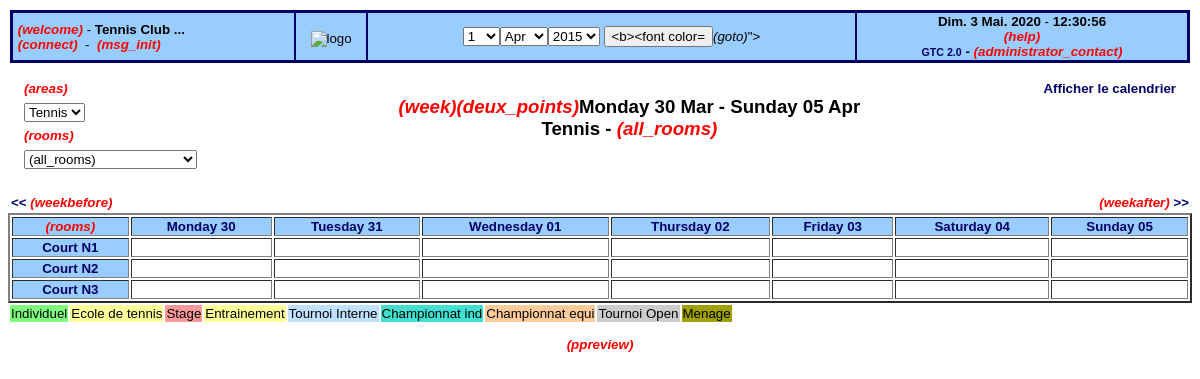
The app's page /week_all.php?year=2015&month=04&day=1&area=1 with its own data.
### tables this page shows
CREATE TABLE grr_area (id int(11) NOT NULL auto_increment,area_name varchar(30) NOT NULL default '',access char(1) NOT NULL default '', order_display smallint(6) NOT NULL default '0', ip_adr varchar(15) NOT NULL default '', morningstarts_area smallint(6) NOT NULL default '0', minute_morningstarts_area smallint(6) NOT NULL default '0',eveningends_area smallint(6) NOT NULL default '0', resolution_area smallint(6) NOT NULL default '0', eveningends_minutes_area smallint(6) NOT NULL default '0', weekstarts_area smallint(6) NOT NULL default '0', twentyfourhour_format_area smallint(6) NOT NULL default '0', calendar_default_values char(1) NOT NULL default 'y', enable_periods char(1) NOT NULL default 'n',display_days varchar(7) NOT NULL default 'yyyyyyy', group_id smallint(2) NOT NULL default '0', PRIMARY KEY  (id))AUTO_INCREMENT=1;

CREATE TABLE grr_room ( id int(11) NOT NULL auto_increment, area_id int(11) NOT NULL default '0', room_name varchar(60) NOT NULL default '', description varchar(60) NOT NULL default '', capacity int(11) NOT NULL default '0', max_booking smallint(6) NOT NULL default '-1',max_booking_week smallint(6) NOT NULL default '-1', statut_room char(1) NOT NULL default '1',  show_fic_room char(1) NOT NULL default 'n', picture_room varchar(50) NOT NULL default '', comment_room text NOT NULL, delais_max_resa_room smallint(6) NOT NULL default '-1', delais_min_resa_room smallint(6) NOT NULL default '0', allow_action_in_past char(1) NOT NULL default 'n', dont_allow_modify char(1) NOT NULL default 'n', order_display smallint(6) NOT NULL default '0', delais_option_reservation smallint(6) NOT NULL default '0', type_affichage_reser smallint(6) NOT NULL default '0', PRIMARY KEY  (id)) AUTO_INCREMENT=4;

CREATE TABLE grr_type_area ( id int(11) NOT NULL auto_increment, type_name varchar(30) NOT NULL default '', order_display smallint(6) NOT NULL default '0', couleur smallint(6) NOT NULL default '0',  type_letter char(2) NOT NULL default '', PRIMARY KEY  (id)) AUTO_INCREMENT=10;

### week_all.php (the view, shortened to what the rows shown need)
<?php
include "include/config.inc.php";
include "include/functions.inc.php";
include "include/mincals.inc.php";
require_once("./include/settings.inc.php");
if (!loadSettings())
    die("Erreur chargement settings");
include "include/language.inc.php";
if (!isset($day) or !isset($month) or !isset($year))
{
    $day   = date("d");
    $month = date("m");
    $year  = date("Y");
} else {
    settype($month,"integer");
    settype($day,"integer");
    settype($year,"integer");
}
if (($authentification_obli==0) and (!isset($_SESSION['login']))) {
    $type_session = "no_session";
} else {
    $session_login = $_SESSION['login'];
    $session_statut = $_SESSION['statut'];
    $type_session = "with_session";
}
print_header($day, $month, $year, $area, $type_session);
if (empty($room))
    $room = grr_sql_query1("select min(id) from grr_room where area_id=$area");
get_planning_area_values($area);
$time = mktime(0, 0, 0, $month, $day, $year);
$time_old = $time;
if (($weekday = (date("w", $time) - $weekstarts + 7) % 7) > 0)
{
    $time -= $weekday * 86400;
}
if (!isset($correct_heure_ete_hiver) or ($correct_heure_ete_hiver == 1)) {
    if  ((heure_ete_hiver("ete",$year,0) <= $time_old) and (heure_ete_hiver("ete",$year,0) >= $time) and ($time_old != $time))
        $decal = 3600;
    else
        $decal = 0;
    $time += $decal;
}
$day_week   = date("d", $time);
$month_week = date("m", $time);
$year_week  = date("Y", $time);
$date_start = mktime($morningstarts,0,0,$month_week,$day_week,$year_week);
$date_end = mktime($eveningends, $eveningends_minutes, 0, $month_week, $day_week+6, $year_week);
if ($_GET['pview'] != 1) {
    echo "\n<table width=\"100%\" cellspacing=15><tr><td>\n";
    echo "</td>\n";
   $cal = isset($_GET["cal"]) ? $_GET["cal"] : NULL;
}
$this_area_name = grr_sql_query1("select area_name from grr_area where id=$area");
switch ($dateformat) {
    case "fr":
    $dformat = "%A %d %b";
    break;
}
$v= mktime(0,0,0,$month,$day,$year);
$yy = date("Y",$v);
$mm = date("m",$v);
$dd = date("d",$v);
 echo "<td VALIGN=MIDDLE><h2 align=center>".get_vocab("week").get_vocab("deux_points").utf8_strftime($dformat, $date_start)." - ". utf8_strftime($dformat, $date_end)
  . "<br> $this_area_name - ".get_vocab("all_rooms")."</h2></center>\n";
if ($cal == 1)
{
echo "</td><td align='right'><a href=\"week_all.php?year=$yy&amp;month=$mm&amp;day=$dd&amp;area=$area&amp;room=$room&amp;cal=0\">Cacher le calendrier</a></td></tr></table>\n";
} else {
echo "</td><td align='right'><a href=\"week_all.php?year=$yy&amp;month=$mm&amp;day=$dd&amp;area=$area&amp;room=$room&amp;cal=1\">Afficher le calendrier</a></td></tr></table>\n";
}
echo "\n<table border=2 width=\"100%\">\n<tr>";
$sql = "select room_name, capacity, id, description, statut_room from grr_room where area_id='".$area."' order by order_display, room_name";
$res = grr_sql_query($sql);
if (grr_sql_count($res) == 0)
{
    echo "<h1>".get_vocab("no_rooms_for_area")."</h1>";
    grr_sql_free($res);
} else {
    echo tdcell("cell_hours", 12)."<b>".get_vocab("rooms")."</b></td>\n";
    $t = $time;
    $num_week_day = $weekstarts;
    for ($weekcol = 0; $weekcol < 7; $weekcol++)
    {
        $num_day = strftime("%d", $t);
        $temp_month = strftime("%m", $t);
        $temp_year = strftime("%Y", $t);
        $t += 86400;
        if ($display_day[$num_week_day] == 1)
            echo tdcell("cell_hours", 12.5)."<a href='day.php?year=".$temp_year."&month=".$temp_month."&day=".$num_day."&area=".$area."'>" . day_name(($weekcol + $weekstarts)%7) . " ".$num_day."</a></td>\n";
        $num_week_day++;
        $num_week_day = $num_week_day % 7;
    }
    echo "</tr>\n";
  for ($ir = 0; ($row = grr_sql_row($res, $ir)); $ir++)
    {
    echo "<tr>\n";
    echo tdcell("cell_hours")."<a href='week.php?year=".$year."&month=".$month."&day=".$day."&room=".$row[2]."'>" . htmlspecialchars($row[0]) ."</a></td>\n";
    $num_week_day = $weekstarts;
    for ($k = 0; $k<=6; $k++)
      {
        if ($display_day[$num_week_day] == 1) {
        echo "<td style=\"vertical-align: middle;\" class=\"cell_month\">";
        echo "<center>";
        echo "</center>";
        echo "</td>\n";
        }
        $num_week_day++;
        $num_week_day = $num_week_day % 7;
      }
      echo "</tr>";
    }
}
echo "</table>\n";
show_colour_key($area);
include "include/trailer.inc.php";
?>

### include/functions.inc.php (shortened to what the rows shown need)
<?php
function heure_ete_hiver($type, $annee, $heure)
 {
    if ($type == "ete")
       $debut = mktime($heure,0,0,03,31,$annee);
    else
       $debut = mktime($heure,0,0,10,31,$annee);
    while (date("D", $debut ) !='Sun')
    {
       $debut = mktime($heure,0,0,date("m",$debut), date("d",$debut)-1, date("Y",$debut));
    }
    return $debut;
}
function protect_data_sql($_value) {
    global $use_function_mysql_real_escape_string;
	global $con;
    if (!is_numeric($_value)) {
        if (isset($use_function_mysql_real_escape_string) and ($use_function_mysql_real_escape_string==0))
             $_value = mysqli_escape_string($con,$_value);
        else
             $_value = mysqli_real_escape_string($con,$_value);
    }
    return $_value;
}
function begin_page($title,$page="with_session")
{
if ($page=="with_session")
  {
    if (isset($_SESSION['default_style'])) $sheetcss = "themes/".$_SESSION['default_style']."/css/style.css";
    else $sheetcss="themes/default/css/style.css";
    if (isset($_GET['default_language']))
      {
        $_SESSION['default_language'] = $_GET['default_language'];
        if (isset($_SESSION['chemin_retour']) and ($_SESSION['chemin_retour'] != ''))
            header("Location: ".$_SESSION['chemin_retour']);
        else
            header("Location: ".$_SERVER['PHP_SELF']);
        die();
      }
  }
 else
   {
     if (getSettingValue("default_css")) $sheetcss = "themes/".getSettingValue("default_css")."/css/style.css";
     else $sheetcss="themes/default/css/style.css";
   }
 global $vocab, $charset_html, $unicode_encoding, $clock_file;
$a='<!DOCTYPE html PUBLIC "-//W3C//DTD XHTML 1.0 Strict//EN" "http://www.w3.org/TR/xhtml1/DTD/xhtml1-strict.dtd">';
$a.='<html>
<HEAD>
<link rel="stylesheet" href="'.$sheetcss.'" type="text/css" />'."\n";
$a.='<style type="text/css">div#fixe   { position: fixed; bottom: 5%; right: 5%;}</style>'."\n";
$a.='<link rel="SHORTCUT ICON" href="./favicon.ico" />';
$a .="\n<title>$title</title>";
$a .="\n<meta http-equiv=\"Content-Type\" content=\"text/html; charset=";
if ($unicode_encoding)
    $a .= "utf-8";
else
    $a .= $charset_html;
$a .= "\" />";
$a .="\n</head>\n
<BODY TEXT=\"black\" LINK=\"#5B69A6\" VLINK=\"#5B69A6\" ALINK=\"red\">\n";
$a .='<script src="functions.js" type="text/javascript" ></script>';
if (@file_exists($clock_file)) {
   $a .='<script type="text/javascript" src="'.$clock_file.'"></script>';
}
return $a;
}
function print_header($day, $month, $year, $area, $type="with_session", $page="no_admin")
{
   if ($type == "with_session")
       echo begin_page(getSettingValue("company").get_vocab("deux_points").get_vocab("mrbs"),"with_session");
   else
       echo begin_page(getSettingValue("company").get_vocab("deux_points").get_vocab("mrbs"),"no_session");
   ?>
<?php
}
function day_name($daynumber)
{
    return utf8_strftime("%A", mktime(0,0,0,1,2+$daynumber,2000));
}
function tdcell($colclass, $width='')
{
    if ($width!="") $temp = " style=\"vertical-align: width: ".$width."%;\" "; else $temp = "";
    global $tab_couleur;
    if (($colclass >= "A") and ($colclass <= "Z")) {
        $num_couleur = grr_sql_query1("select couleur from grr_type_area where type_letter='".$colclass."'");
        echo "<td bgcolor=\"".$tab_couleur[$num_couleur]."\" ".$temp.">";
    } else
        echo "<td class=\"$colclass\" ".$temp.">";
}
function show_colour_key($area_id)
{
    echo "<table border=0><tr>\n";
    $sql = "SELECT DISTINCT t.id, t.type_name, t.type_letter FROM grr_type_area t
    LEFT JOIN grr_j_type_area j on j.id_type=t.id
    WHERE (j.id_area  IS NULL or j.id_area != '".$area_id."')
    ORDER BY t.order_display";
    $res = grr_sql_query($sql);
    if ($res) {
    for ($i = 0; ($row = grr_sql_row($res, $i)); $i++)
    {
        $test = grr_sql_query1("select id_type from grr_j_type_area where id_type = '".$row[0]."' and id_area='".$area_id."'");
        if ($test == -1) {
            $type_name        = $row[1];
            $type_letter          = $row[2];
            tdcell($type_letter);
            echo "$type_name</td>\n";
        }
    }
    echo "</tr></table>\n";
    }
}
    ?>
<?php
function get_planning_area_values($id_area) {
    global $resolution, $morningstarts, $eveningends, $eveningends_minutes, $weekstarts, $twentyfourhour_format, $enable_periods, $periods_name, $display_day, $nb_display_day;
    $sql = "SELECT calendar_default_values, resolution_area, morningstarts_area, eveningends_area, eveningends_minutes_area, weekstarts_area, twentyfourhour_format_area, enable_periods, display_days
    FROM grr_area
    WHERE id = '".protect_data_sql($id_area)."'";
    $res = grr_sql_query($sql);
    $row_ = grr_sql_row($res, 0);
    for ($i = 0; $i < 7; $i++)
    {
      if (substr($row_[8],$i,1) == 'y') {
          $display_day[$i] = 1;
      } else
          $display_day[$i] = 0;
    }
    if ($row_[7] == 'y') {
        $resolution = 60;
        $morningstarts = 12;
        $eveningends = 12;
        $sql_periode = grr_sql_query("SELECT nom_periode FROM grr_area_periodes where id_area='".$id_area."'");
        $eveningends_minutes = grr_sql_count($sql_periode)-1;
        $i = 0;
        while ($i < grr_sql_count($sql_periode)) {
            $periods_name[$i] = grr_sql_query1("select nom_periode FROM grr_area_periodes where id_area='".$id_area."' and num_periode= '".$i."'");
            $i++;
        }
        $enable_periods = "y";
        $weekstarts = $row_[5];
        $twentyfourhour_format = $row_[6];
    } else {
        if ($row_[0] != 'y') {
            $morningstarts = $row_[2];
            $eveningends = $row_[3];
            $eveningends_minutes = $row_[4];
            $weekstarts = $row_[5];
        }
    }
}
?>

### records on screen
grr_area: morningstarts_area "Monday 30 Mar", utf8_strftime($dformat, $date_end) "Sunday 05 Apr", area_name "Tennis", day_name(($weekcol + $weekstarts)%7) "Monday", day_name(($weekcol + $weekstarts)%7) "Tuesday", day_name(($weekcol + $weekstarts)%7) "Wednesday", day_name(($weekcol + $weekstarts)%7) "Thursday", day_name(($weekcol + $weekstarts)%7) "Friday", day_name(($weekcol + $weekstarts)%7) "Saturday", day_name(($weekcol + $weekstarts)%7) "Sunday"
grr_room: room_name "Court N1"
grr_room: room_name "Court N2"
grr_room: room_name "Court N3"
grr_type_area: type_name "Individuel"
grr_type_area: type_name "Ecole de tennis"
grr_type_area: type_name "Stage"
grr_type_area: type_name "Entrainement"
grr_type_area: type_name "Tournoi Interne"
grr_type_area: type_name "Championnat ind"
grr_type_area: type_name "Championnat equi"
grr_type_area: type_name "Tournoi Open"
grr_type_area: type_name "Menage"

### other values on screen
$tag "welcome connect msg_init goto help administrator_contact areas rooms week deux_points all_rooms weekbefore weekafter rooms ppreview"
getSettingValue("company") "Tennis Club ..."
getSettingValue("version") "GTC 2.0"
$num_day "30"
$num_day "31"
$num_day "01"
$num_day "02"
$num_day "03"
$num_day "04"
$num_day "05"
form field day "1"
form field month "Apr"
form field year "2015"
form field area "Tennis"
